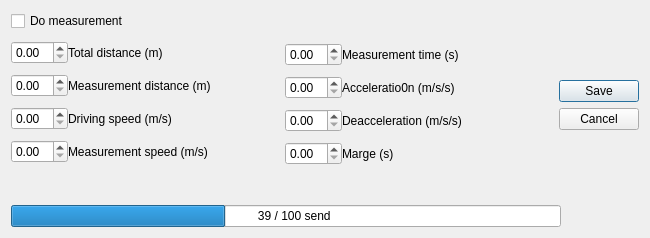
<?xml version="1.0" encoding="UTF-8"?>
<ui version="4.0">
 <class>AutomaticMode</class>
 <widget class="QDialog" name="AutomaticMode">
  <property name="geometry">
   <rect>
    <x>0</x>
    <y>0</y>
    <width>650</width>
    <height>238</height>
   </rect>
  </property>
  <property name="sizePolicy">
   <sizepolicy hsizetype="Fixed" vsizetype="Fixed">
    <horstretch>0</horstretch>
    <verstretch>0</verstretch>
   </sizepolicy>
  </property>
  <property name="minimumSize">
   <size>
    <width>557</width>
    <height>188</height>
   </size>
  </property>
  <property name="windowTitle">
   <string>Automatic Mode</string>
  </property>
  <layout class="QGridLayout" name="gridLayout">
   <item row="0" column="0">
    <layout class="QFormLayout" name="formLayout_2">
     <property name="verticalSpacing">
      <number>10</number>
     </property>
     <item row="0" column="0">
      <widget class="QCheckBox" name="doMeasurement">
       <property name="text">
        <string>Do measurement</string>
       </property>
      </widget>
     </item>
     <item row="1" column="0">
      <layout class="QHBoxLayout" name="horizontalLayout">
       <item>
        <widget class="QDoubleSpinBox" name="distance"/>
       </item>
       <item>
        <widget class="QLabel" name="label">
         <property name="text">
          <string>Total distance (m)</string>
         </property>
        </widget>
       </item>
      </layout>
     </item>
     <item row="2" column="0">
      <layout class="QHBoxLayout" name="horizontalLayout_7">
       <item>
        <widget class="QDoubleSpinBox" name="measurementInterval"/>
       </item>
       <item>
        <widget class="QLabel" name="label_7">
         <property name="text">
          <string>Measurement distance (m)</string>
         </property>
        </widget>
       </item>
      </layout>
     </item>
     <item row="3" column="0">
      <layout class="QHBoxLayout" name="horizontalLayout_2">
       <item>
        <widget class="QDoubleSpinBox" name="drivingSpeed"/>
       </item>
       <item>
        <widget class="QLabel" name="label_2">
         <property name="text">
          <string>Driving speed (m/s)</string>
         </property>
        </widget>
       </item>
      </layout>
     </item>
     <item row="4" column="0">
      <layout class="QHBoxLayout" name="horizontalLayout_3">
       <item>
        <widget class="QDoubleSpinBox" name="measurementSpeed"/>
       </item>
       <item>
        <widget class="QLabel" name="label_3">
         <property name="text">
          <string>Measurement speed (m/s)</string>
         </property>
        </widget>
       </item>
      </layout>
     </item>
    </layout>
   </item>
   <item row="0" column="1">
    <layout class="QFormLayout" name="formLayout">
     <property name="verticalSpacing">
      <number>10</number>
     </property>
     <item row="0" column="0">
      <spacer name="verticalSpacer">
       <property name="orientation">
        <enum>Qt::Vertical</enum>
       </property>
       <property name="sizeType">
        <enum>QSizePolicy::Fixed</enum>
       </property>
       <property name="sizeHint" stdset="0">
        <size>
         <width>15</width>
         <height>22</height>
        </size>
       </property>
      </spacer>
     </item>
     <item row="1" column="0">
      <layout class="QHBoxLayout" name="horizontalLayout_9">
       <item>
        <widget class="QDoubleSpinBox" name="measurementTime"/>
       </item>
       <item>
        <widget class="QLabel" name="label_4">
         <property name="text">
          <string>Measurement time (s)</string>
         </property>
        </widget>
       </item>
      </layout>
     </item>
     <item row="2" column="0">
      <layout class="QHBoxLayout" name="horizontalLayout_5">
       <item>
        <widget class="QDoubleSpinBox" name="acceleration"/>
       </item>
       <item>
        <widget class="QLabel" name="label_5">
         <property name="text">
          <string>Acceleratio0n (m/s/s)</string>
         </property>
        </widget>
       </item>
      </layout>
     </item>
     <item row="3" column="0">
      <layout class="QHBoxLayout" name="horizontalLayout_6">
       <item>
        <widget class="QDoubleSpinBox" name="deacceleration"/>
       </item>
       <item>
        <widget class="QLabel" name="label_6">
         <property name="text">
          <string>Deacceleration (m/s/s)</string>
         </property>
        </widget>
       </item>
      </layout>
     </item>
     <item row="4" column="0">
      <layout class="QHBoxLayout" name="horizontalLayout_8">
       <item>
        <widget class="QDoubleSpinBox" name="Marge"/>
       </item>
       <item>
        <widget class="QLabel" name="label_8">
         <property name="text">
          <string>Marge (s)</string>
         </property>
        </widget>
       </item>
      </layout>
     </item>
    </layout>
   </item>
   <item row="0" column="2">
    <widget class="QDialogButtonBox" name="buttonBox">
     <property name="orientation">
      <enum>Qt::Vertical</enum>
     </property>
     <property name="standardButtons">
      <set>QDialogButtonBox::Cancel|QDialogButtonBox::Save</set>
     </property>
     <property name="centerButtons">
      <bool>true</bool>
     </property>
    </widget>
   </item>
   <item row="1" column="0" colspan="3">
    <widget class="QProgressBar" name="sendingProgress">
     <property name="sizePolicy">
      <sizepolicy hsizetype="Fixed" vsizetype="Fixed">
       <horstretch>0</horstretch>
       <verstretch>0</verstretch>
      </sizepolicy>
     </property>
     <property name="minimumSize">
      <size>
       <width>550</width>
       <height>0</height>
      </size>
     </property>
     <property name="minimum">
      <number>0</number>
     </property>
     <property name="value">
      <number>39</number>
     </property>
     <property name="invertedAppearance">
      <bool>false</bool>
     </property>
     <property name="format">
      <string>     %v / %m send</string>
     </property>
    </widget>
   </item>
  </layout>
 </widget>
 <resources/>
 <connections/>
</ui>
